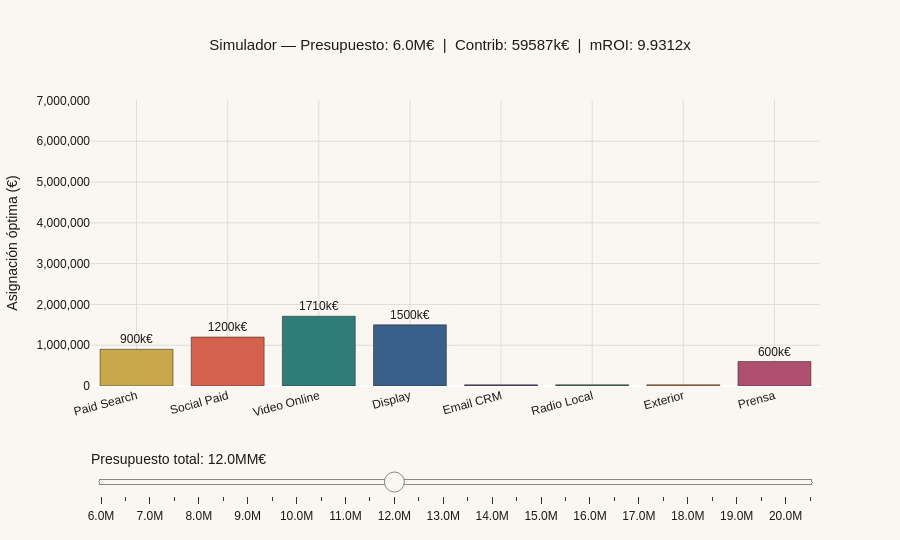

Source (notebook cell):
### Markdown cell above
---
## 5. Simulador de Presupuesto

**Interactúa:** mueve el slider para cambiar el presupuesto total disponible (de 6M€ a 20M€). El gráfico actualiza en tiempo real la **asignación óptima por canal** y el **mROI esperado** para ese presupuesto, manteniendo la asignación proporcional a mROI con cotas operativas por canal.

### Code cell
# Gráfica 4 — Simulador: slider de presupuesto total
PRESUPUESTOS = list(range(6_000_000, 21_000_000, 500_000))  # 6M a 20M en pasos de 500k

frames_data = []
for presup in PRESUPUESTOS:
    alloc = {c: pesos_e.get(c,0)*presup for c in CANALES}
    r = simulate(alloc)
    frames_data.append({
        'presup': presup,
        'alloc':  [alloc[c] for c in CANALES],
        'contrib': r['contrib'],
        'mroi':    r['mroi'],
        'margen':  r['margen'],
    })

fig = go.Figure()

# Trace inicial (primer presupuesto)
fd0 = frames_data[0]
fig.add_trace(go.Bar(
    x=CANALES,
    y=fd0['alloc'],
    marker_color=[CANAL_COLORS[c] for c in CANALES],
    marker_line=dict(color=BLACK, width=0.5),
    text=[f'{v/1e3:.0f}k€' if v>50000 else '' for v in fd0['alloc']],
    textposition='outside',
    hovertemplate='<b>%{x}</b><br>%{y:,.0f}€<extra></extra>',
    name='Asignación óptima',
))

# Slider steps
steps = []
for fd in frames_data:
    step = dict(
        method='update',
        label=f'{fd["presup"]/1e6:.1f}M',
        args=[
            {
                'y': [fd['alloc']],
                'text': [[f'{v/1e3:.0f}k€' if v>50000 else '' for v in fd['alloc']]],
            },
            {
                'title.text': (
                    f'Simulador — Presupuesto: {fd["presup"]/1e6:.1f}M€  |  '
                    f'Contribución: {fd["contrib"]/1e3:.0f}k€  |  '
                    f'mROI: {fd["mroi"]:.4f}x  |  '
                    f'Margen incr.: {fd["margen"]/1e3:.0f}k€'
                )
            }
        ]
    )
    steps.append(step)

fig.update_layout(**blayout(
    title=dict(
        text=f'Simulador — Presupuesto: {fd0["presup"]/1e6:.1f}M€  |  '
             f'Contrib: {fd0["contrib"]/1e3:.0f}k€  |  '
             f'mROI: {fd0["mroi"]:.4f}x',
        x=0.5),
    sliders=[dict(
        active=12,  # apunta al índice de 12M€
        pad=dict(t=60, b=10),
        currentvalue=dict(
            prefix='Presupuesto total: ',
            suffix='M€',
            font=dict(size=14, color=BLACK)
        ),
        steps=steps,
        bgcolor=CREAM, bordercolor=GREY,
    )],
    yaxis=dict(title='Asignación óptima (€)', tickformat=',.0f', gridcolor='#E0DDD8',
               range=[0, max(max(fd['alloc']) for fd in frames_data)*1.2]),
    xaxis=dict(tickangle=-15, gridcolor='#E0DDD8'),
    height=540,
))
fig.show()

### Figure 1 — Plotly figure (JSON) as saved in the notebook; plotly's stock layout.template omitted (floating-point values rounded to 4 significant figures)
{"data": [{"hovertemplate": "<b>%{x}</b><br>%{y:,.0f}€<extra></extra>", "marker": {"color": ["#C9A84C", "#D4614B", "#2E7D7B", "#3A5F8A", "#6B4E8A", "#4A7C59", "#C97B3A", "#B05070"], "line": {"color": "#1A1A1A", "width": 0.5}}, "name": "Asignación óptima", "text": ["900k€", "1200k€", "1710k€", "1500k€", "", "", "", "600k€"], "textposition": "outside", "type": "bar", "x": ["Paid Search", "Social Paid", "Video Online", "Display", "Email CRM", "Radio Local", "Exterior", "Prensa"], "y": [900000, 1200000, 1710000.0, 1500000, 30000, 30000, 30000, 600000]}], "layout": {"font": {"color": "#1A1A1A", "family": "sans-serif"}, "height": 540, "legend": {"bgcolor": "#FAF7F2", "bordercolor": "#888888", "borderwidth": 1}, "paper_bgcolor": "#FAF7F2", "plot_bgcolor": "#FAF7F2", "sliders": [{"active": 12, "bgcolor": "#FAF7F2", "bordercolor": "#888888", "currentvalue": {"font": {"color": "#1A1A1A", "size": 14}, "prefix": "Presupuesto total: ", "suffix": "M€"}, "pad": {"b": 10, "t": 60}, "steps": [{"args": [{"text": [["900k€", "1200k€", "1710k€", "1500k€", "", "", "", "600k€"]], "y": [[900000, 1200000, 1710000.0, 1500000, 30000, 30000, 30000, 600000]]}, {"title.text": "Simulador — Presupuesto: 6.0M€  |  Contribución: 59587k€  |  mROI: 9.9312x  |  Margen incr.: 40281k€"}], "label": "6.0M", "method": "update"}, {"args": [{"text": [["975k€", "1300k€", "1852k€", "1625k€", "", "", "", "650k€"]], "y": [[975000, 1300000, 1852000.0, 1625000, 32500, 32500, 32500, 650000]]}, {"title.text": "Simulador — Presupuesto: 6.5M€  |  Contribución: 64552k€  |  mROI: 9.9312x  |  Margen incr.: 43637k€"}], "label": "6.5M", "method": "update"}, {"args": [{"text": [["1050k€", "1400k€", "1995k€", "1750k€", "", "", "", "700k€"]], "y": [[1050000, 1400000, 1995000.0, 1750000, 35000, 35000, 35000, 700000]]}, {"title.text": "Simulador — Presupuesto: 7.0M€  |  Contribución: 69518k€  |  mROI: 9.9312x  |  Margen incr.: 46994k€"}], "label": "7.0M", "method": "update"}, {"args": [{"text": [["1125k€", "1500k€", "2138k€", "1875k€", "", "", "", "750k€"]], "y": [[1125000, 1500000, 2137500, 1875000, 37500, 37500, 37500, 750000]]}, {"title.text": "Simulador — Presupuesto: 7.5M€  |  Contribución: 74484k€  |  mROI: 9.9312x  |  Margen incr.: 50351k€"}], "label": "7.5M", "method": "update"}, {"args": [{"text": [["1200k€", "1600k€", "2280k€", "2000k€", "", "", "", "800k€"]], "y": [[1200000, 1600000, 2280000, 2000000, 40000, 40000, 40000, 800000]]}, {"title.text": "Simulador — Presupuesto: 8.0M€  |  Contribución: 79449k€  |  mROI: 9.9312x  |  Margen incr.: 53708k€"}], "label": "8.0M", "method": "update"}, {"args": [{"text": [["1275k€", "1700k€", "2422k€", "2125k€", "", "", "", "850k€"]], "y": [[1275000, 1700000, 2422500, 2125000, 42500, 42500, 42500, 850000]]}, {"title.text": "Simulador — Presupuesto: 8.5M€  |  Contribución: 84415k€  |  mROI: 9.9312x  |  Margen incr.: 57064k€"}], "label": "8.5M", "method": "update"}, {"args": [{"text": [["1350k€", "1800k€", "2565k€", "2250k€", "", "", "", "900k€"]], "y": [[1350000, 1800000, 2565000, 2250000, 45000, 45000, 45000, 900000]]}, {"title.text": "Simulador — Presupuesto: 9.0M€  |  Contribución: 89380k€  |  mROI: 9.9312x  |  Margen incr.: 60421k€"}], "label": "9.0M", "method": "update"}, {"args": [{"text": [["1425k€", "1900k€", "2708k€", "2375k€", "", "", "", "950k€"]], "y": [[1425000, 1900000, 2707500, 2375000, 47500, 47500, 47500, 950000]]}, {"title.text": "Simulador — Presupuesto: 9.5M€  |  Contribución: 94346k€  |  mROI: 9.9312x  |  Margen incr.: 63778k€"}], "label": "9.5M", "method": "update"}, {"args": [{"text": [["1500k€", "2000k€", "2850k€", "2500k€", "", "", "", "1000k€"]], "y": [[1500000, 2000000, 2850000.0, 2500000, 50000, 50000, 50000, 1000000]]}, {"title.text": "Simulador — Presupuesto: 10.0M€  |  Contribución: 99312k€  |  mROI: 9.9312x  |  Margen incr.: 67135k€"}], "label": "10.0M", "method": "update"}, {"args": [{"text": [["1575k€", "2100k€", "2992k€", "2625k€", "52k€", "52k€", "52k€", "1050k€"]], "y": [[1575000, 2100000, 2992000.0, 2625000, 52500, 52500, 52500, 1050000]]}, {"title.text": "Simulador — Presupuesto: 10.5M€  |  Contribución: 104277k€  |  mROI: 9.9312x  |  Margen incr.: 70491k€"}], "label": "10.5M", "method": "update"}, {"args": [{"text": [["1650k€", "2200k€", "3135k€", "2750k€", "55k€", "55k€", "55k€", "1100k€"]], "y": [[1650000, 2200000, 3135000.0, 2750000, 55000, 55000, 55000, 1100000]]}, {"title.text": "Simulador — Presupuesto: 11.0M€  |  Contribución: 109243k€  |  mROI: 9.9312x  |  Margen incr.: 73848k€"}], "label": "11.0M", "method": "update"}, {"args": [{"text": [["1725k€", "2300k€", "3277k€", "2875k€", "58k€", "58k€", "58k€", "1150k€"]], "y": [[1725000, 2300000, 3277000.0, 2875000, 57500, 57500, 57500, 1150000]]}, {"title.text": "Simulador — Presupuesto: 11.5M€  |  Contribución: 114208k€  |  mROI: 9.9312x  |  Margen incr.: 77205k€"}], "label": "11.5M", "method": "update"}, {"args": [{"text": [["1800k€", "2400k€", "3420k€", "3000k€", "60k€", "60k€", "60k€", "1200k€"]], "y": [[1800000, 2400000, 3420000.0, 3000000, 60000, 60000, 60000, 1200000]]}, {"title.text": "Simulador — Presupuesto: 12.0M€  |  Contribución: 119174k€  |  mROI: 9.9312x  |  Margen incr.: 80561k€"}], "label": "12.0M", "method": "update"}, {"args": [{"text": [["1875k€", "2500k€", "3562k€", "3125k€", "62k€", "62k€", "62k€", "1250k€"]], "y": [[1875000, 2500000, 3562000.0, 3125000, 62500, 62500, 62500, 1250000]]}, {"title.text": "Simulador — Presupuesto: 12.5M€  |  Contribución: 124139k€  |  mROI: 9.9312x  |  Margen incr.: 83918k€"}], "label": "12.5M", "method": "update"}, {"args": [{"text": [["1950k€", "2600k€", "3705k€", "3250k€", "65k€", "65k€", "65k€", "1300k€"]], "y": [[1950000, 2600000, 3705000.0, 3250000, 65000, 65000, 65000, 1300000]]}, {"title.text": "Simulador — Presupuesto: 13.0M€  |  Contribución: 129105k€  |  mROI: 9.9312x  |  Margen incr.: 87275k€"}], "label": "13.0M", "method": "update"}, {"args": [{"text": [["2025k€", "2700k€", "3847k€", "3375k€", "68k€", "68k€", "68k€", "1350k€"]], "y": [[2025000, 2700000, 3847000.0, 3375000, 67500, 67500, 67500, 1350000]]}, {"title.text": "Simulador — Presupuesto: 13.5M€  |  Contribución: 134071k€  |  mROI: 9.9312x  |  Margen incr.: 90632k€"}], "label": "13.5M", "method": "update"}, {"args": [{"text": [["2100k€", "2800k€", "3990k€", "3500k€", "70k€", "70k€", "70k€", "1400k€"]], "y": [[2100000, 2800000, 3990000.0, 3500000, 70000, 70000, 70000, 1400000]]}, {"title.text": "Simulador — Presupuesto: 14.0M€  |  Contribución: 139036k€  |  mROI: 9.9312x  |  Margen incr.: 93988k€"}], "label": "14.0M", "method": "update"}, {"args": [{"text": [["2175k€", "2900k€", "4132k€", "3625k€", "72k€", "72k€", "72k€", "1450k€"]], "y": [[2175000, 2900000, 4132000.0, 3625000, 72500, 72500, 72500, 1450000]]}, {"title.text": "Simulador — Presupuesto: 14.5M€  |  Contribución: 144002k€  |  mROI: 9.9312x  |  Margen incr.: 97345k€"}], "label": "14.5M", "method": "update"}, {"args": [{"text": [["2250k€", "3000k€", "4275k€", "3750k€", "75k€", "75k€", "75k€", "1500k€"]], "y": [[2250000, 3000000, 4275000, 3750000, 75000, 75000, 75000, 1500000]]}, {"title.text": "Simulador — Presupuesto: 15.0M€  |  Contribución: 148967k€  |  mROI: 9.9312x  |  Margen incr.: 100702k€"}], "label": "15.0M", "method": "update"}, {"args": [{"text": [["2325k€", "3100k€", "4418k€", "3875k€", "78k€", "78k€", "78k€", "1550k€"]], "y": [[2325000, 3100000, 4417500, 3875000, 77500, 77500, 77500, 1550000]]}, {"title.text": "Simulador — Presupuesto: 15.5M€  |  Contribución: 153933k€  |  mROI: 9.9312x  |  Margen incr.: 104059k€"}], "label": "15.5M", "method": "update"}, {"args": [{"text": [["2400k€", "3200k€", "4560k€", "4000k€", "80k€", "80k€", "80k€", "1600k€"]], "y": [[2400000, 3200000, 4560000, 4000000, 80000, 80000, 80000, 1600000]]}, {"title.text": "Simulador — Presupuesto: 16.0M€  |  Contribución: 158898k€  |  mROI: 9.9312x  |  Margen incr.: 107415k€"}], "label": "16.0M", "method": "update"}, {"args": [{"text": [["2475k€", "3300k€", "4702k€", "4125k€", "82k€", "82k€", "82k€", "1650k€"]], "y": [[2475000, 3300000, 4702500, 4125000, 82500, 82500, 82500, 1650000]]}, {"title.text": "Simulador — Presupuesto: 16.5M€  |  Contribución: 163864k€  |  mROI: 9.9312x  |  Margen incr.: 110772k€"}], "label": "16.5M", "method": "update"}, {"args": [{"text": [["2550k€", "3400k€", "4845k€", "4250k€", "85k€", "85k€", "85k€", "1700k€"]], "y": [[2550000, 3400000, 4845000, 4250000, 85000, 85000, 85000, 1700000]]}, {"title.text": "Simulador — Presupuesto: 17.0M€  |  Contribución: 168830k€  |  mROI: 9.9312x  |  Margen incr.: 114129k€"}], "label": "17.0M", "method": "update"}, {"args": [{"text": [["2625k€", "3500k€", "4988k€", "4375k€", "88k€", "88k€", "88k€", "1750k€"]], "y": [[2625000, 3500000, 4987500, 4375000, 87500, 87500, 87500, 1750000]]}, {"title.text": "Simulador — Presupuesto: 17.5M€  |  Contribución: 173795k€  |  mROI: 9.9312x  |  Margen incr.: 117486k€"}], "label": "17.5M", "method": "update"}, {"args": [{"text": [["2700k€", "3600k€", "5130k€", "4500k€", "90k€", "90k€", "90k€", "1800k€"]], "y": [[2700000, 3600000, 5130000, 4500000, 90000, 90000, 90000, 1800000]]}, {"title.text": "Simulador — Presupuesto: 18.0M€  |  Contribución: 178761k€  |  mROI: 9.9312x  |  Margen incr.: 120842k€"}], "label": "18.0M", "method": "update"}, {"args": [{"text": [["2775k€", "3700k€", "5272k€", "4625k€", "92k€", "92k€", "92k€", "1850k€"]], "y": [[2775000, 3700000, 5272500, 4625000, 92500, 92500, 92500, 1850000]]}, {"title.text": "Simulador — Presupuesto: 18.5M€  |  Contribución: 183726k€  |  mROI: 9.9312x  |  Margen incr.: 124199k€"}], "label": "18.5M", "method": "update"}, {"args": [{"text": [["2850k€", "3800k€", "5415k€", "4750k€", "95k€", "95k€", "95k€", "1900k€"]], "y": [[2850000, 3800000, 5415000, 4750000, 95000, 95000, 95000, 1900000]]}, {"title.text": "Simulador — Presupuesto: 19.0M€  |  Contribución: 188692k€  |  mROI: 9.9312x  |  Margen incr.: 127556k€"}], "label": "19.0M", "method": "update"}, {"args": [{"text": [["2925k€", "3900k€", "5557k€", "4875k€", "98k€", "98k€", "98k€", "1950k€"]], "y": [[2925000, 3900000, 5557000.0, 4875000, 97500, 97500, 97500, 1950000]]}, {"title.text": "Simulador — Presupuesto: 19.5M€  |  Contribución: 193657k€  |  mROI: 9.9312x  |  Margen incr.: 130912k€"}], "label": "19.5M", "method": "update"}, {"args": [{"text": [["3000k€", "4000k€", "5700k€", "5000k€", "100k€", "100k€", "100k€", "2000k€"]], "y": [[3000000, 4000000, 5700000.0, 5000000, 100000, 100000, 100000, 2000000]]}, {"title.text": "Simulador — Presupuesto: 20.0M€  |  Contribución: 198623k€  |  mROI: 9.9312x  |  Margen incr.: 134269k€"}], "label": "20.0M", "method": "update"}, {"args": [{"text": [["3075k€", "4100k€", "5842k€", "5125k€", "102k€", "102k€", "102k€", "2050k€"]], "y": [[3075000, 4100000, 5842000.0, 5125000, 102500, 102500, 102500, 2050000]]}, {"title.text": "Simulador — Presupuesto: 20.5M€  |  Contribución: 203589k€  |  mROI: 9.9312x  |  Margen incr.: 137626k€"}], "label": "20.5M", "method": "update"}]}], "title": {"font": {"color": "#1A1A1A", "size": 15}, "text": "Simulador — Presupuesto: 6.0M€  |  Contrib: 59587k€  |  mROI: 9.9312x", "x": 0.5}, "xaxis": {"gridcolor": "#E0DDD8", "tickangle": -15}, "yaxis": {"gridcolor": "#E0DDD8", "range": [0, 7011000.0], "tickformat": ",.0f", "title": {"text": "Asignación óptima (€)"}}}}
